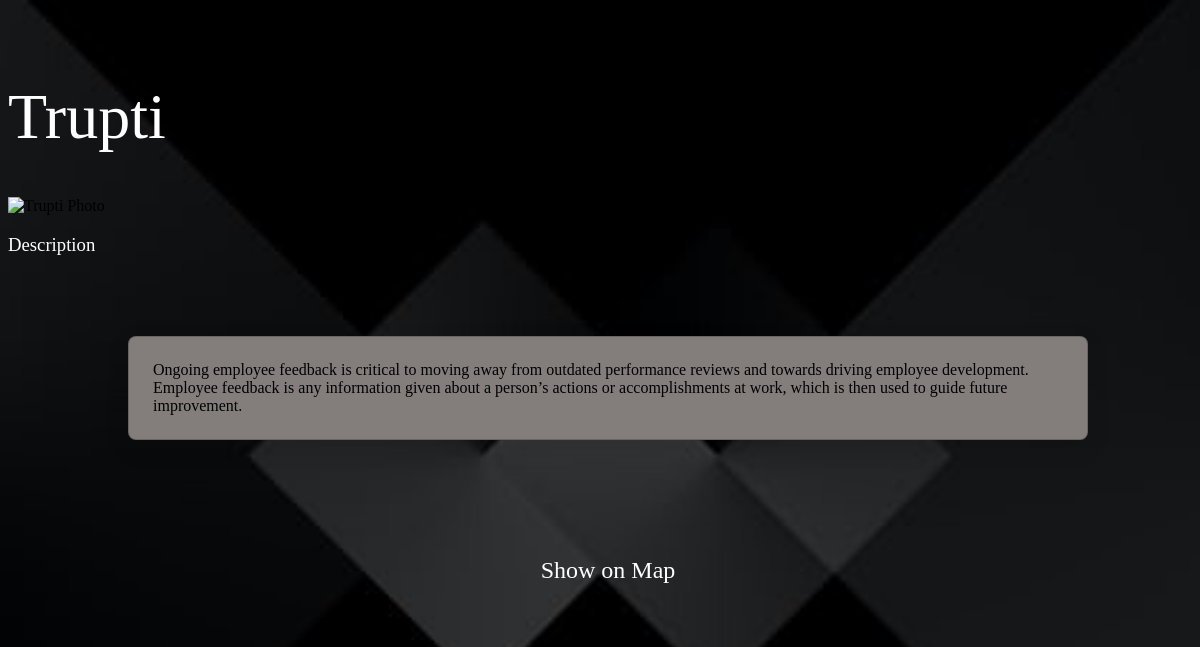
Screenshot of /3/ with the database file from the repository.
### profiles/models.py (models this page shows)
class Profile(models.Model):
    name = models.CharField(max_length=100)
    photo = models.ImageField(upload_to='profile_photos/')
    description = models.TextField()
    address = models.CharField(max_length=200)
    latitude = models.FloatField()
    longitude = models.FloatField()

### profiles/views.py (the view)
# urls.py: path('<int:profile_id>/', views.profile_detail, name='profile_detail'),
def profile_detail(request, profile_id):
    profile = get_object_or_404(Profile, pk=profile_id)
    return render(request, 'profiles/profile_detail.html', {'profile': profile})

### templates/profiles/profile_detail.html (shortened to what this page needs)
<!DOCTYPE html>
{%load static%}
<html>
<head>
</head>
<body>
    <h1>{{ profile.name }}</h1>
    <img src="{%static '{profile.photo.url}' %}" alt="{{ profile.name }} Photo">
    <h3>Description</h3>
    <p>{{ profile.description }}</p>
    <a href="https://www.google.com/maps/place/Star+Giga+Net/@18.6460556,73.7594041,15.9z/data=!4m6!3m5!1s0x3bc2b9e927bf0497:0xea4c55d491f303c8!8m2!3d18.6456723!4d73.7664645!16s%2Fg%2F11c2bsv37y?authuser=0&entry=ttu" id="show-map">Show on Map</a>
</body>
</html>

### rows the page displays
Profile: name "Trupti", description "Ongoing employee feedback is critical to moving away from outdated performance reviews and towards driving employee development. Employee feedback is any information given about a person’s actions or accomplishments at work, which is then used to guide future improvement."
